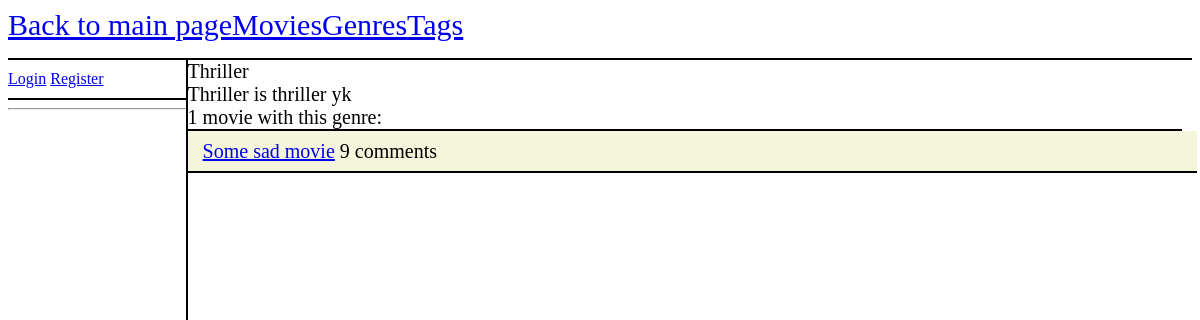
Screenshot of /movies/genre/2/ with the database file from the repository.
### movies/models.py (models this page shows, shortened)
class Genre(models.Model):
    name = models.CharField(max_length=100)
    description = models.TextField(max_length=500)

class Movie(models.Model):
    name = models.CharField(max_length=100)
    description = models.TextField(max_length=500)
    created_at = models.DateTimeField(auto_now_add=True)
    updated_at = models.DateTimeField(auto_now=True)
    created_by = models.ForeignKey(User, on_delete=models.SET_NULL, null=True, related_name='movies_created')
    updated_by = models.ForeignKey(User, on_delete=models.SET_NULL, null=True, related_name='movies_updated')
    public = models.BooleanField(default=False)
    genres = models.ManyToManyField(Genre)
    tags = models.ManyToManyField(Tag)
    image = models.ImageField(default='default-movie.png', upload_to='movie_pics')
    def __str__(self):
        return self.name

### movies/views.py (the view)
# urls.py: path("genre/<int:genre_id>/", views.genre_detail, name="genre_detail"),
def genre_detail(request, genre_id):
    context = {}
    genre = get_object_or_404(Genre, pk=genre_id)
    if request.user.is_staff:
        movies = genre.movie_set.all()
    else:
        movies = genre.movie_set.filter(public = True)
    comment_count = []
    for movie in movies:
        comments = movie.comment_set.all().count()
        comment_count.append(comments)
    context["genre"] = genre
    context["movies"] = movies
    context["comment_count"] = comment_count
    return render(request, "movies/genre_detail.html", context)

### movies/templatetags/movies_extras.py (called while the page is built)
@register.filter(name='zip')
def zip_lists(a, b):
    return zip(a, b)

### movies/templates/movies/genre_detail.html (shortened to what this page needs)
{% extends 'movies/template.html' %}
{% load movies_extras %}
{% block left_panel %}
    <hr/>
{% endblock left_panel %}
{% block content %}
    <div class = "right-panel">
        <div class = "genre-info">
            {{ genre.name }}<br/>
            {{ genre.description }}<br/>
            {{ movies.count }} {% if movies.count == 1 %} movie {% else %} movies {% endif %} with this genre:<br/>
        </div>
        {% for movie, count in movies|zip:comment_count %}
            <div class = "movie">
                <a href="{% url 'movie_detail' movie.id %}">{{ movie }}</a> &nbsp{{count}} {% if count == 1 %} comment {% else %} comments {% endif %}
            </div>
        {% endfor %}
    </div>
{% endblock content %}

### movies/static/styles/main.css (style rules this page uses)
body { background-color: white; }
.right-panel { float:left; width: 84%; height:90%; font-size: 20px; }
.movie, .genre, .tag, .comment { font-size: 20px; min-height:40px; width:100%; border-bottom: 2px solid black; display: flex; align-items: center; padding-left: 15px; }
.movie:nth-child(2n), .genre:nth-child(2n), .tag:nth-child(2n), .comment:nth-child(2n) { background-color: #F5F5DC; }
.movie-info, .genre-info, .tag-info { border-bottom: 2px solid black; }

### rows the page displays
Genre: name "Thriller", description "Thriller is thriller yk"
Movie: name "Some sad movie", count "9"

### other values shown
{{ movies.count }} "1"
